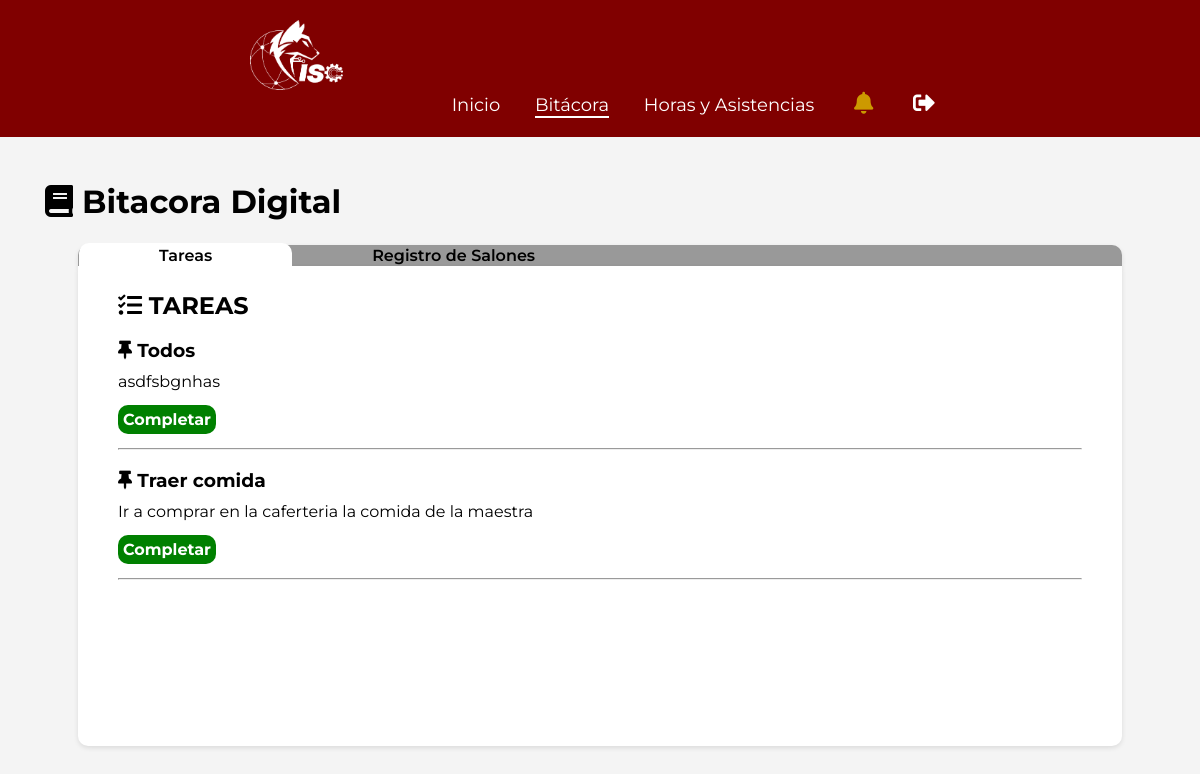
/bitacorat.php (signed in), run on the app's committed database.
### tables this page shows
CREATE TABLE `tareas` (
  `id_tarea` int(5) NOT NULL,
  `nombre_tarea` varchar(255) DEFAULT NULL,
  `descripcion` varchar(255) DEFAULT NULL,
  `estado` varchar(255) DEFAULT NULL,
  `usuario` int(5) DEFAULT NULL
);

### bitacorat.php (the view, shortened to what this page needs)
<?php require "seguridad2.php";
$id_user = $_SESSION['id_user'];
?>
<!DOCTYPE html>
<html lang="es">
<head>
    <link rel="stylesheet" type="text/css" href="admin_panel.css">
    <link rel="stylesheet" href="https://cdnjs.cloudflare.com/ajax/libs/font-awesome/5.15.4/css/all.min.css"/>
</head>
<body>
    <header class="admin-header">
        <div class="logo-nav">
            <img src="img/Fondo.png" alt="">
        </div>
        <nav class="admin-nav">
            <ul>
                <li><a href="admin_panel.php">Inicio</a></li>
                <li><a href="bitacorat.php" class="selected">Bitácora</a></li>
                <li><a href="horas_asistencias.php">Horas y Asistencias</a></li>
                <li><a href="" class="noti"><i class="fas fa-bell"></i></a></li>
                <li><a href="salir.php" class="salir"><i class="fas fa-sign-out-alt"></i></a></li>
            </ul>
        </nav>
    </header>
    <main class="admin-main">
        <section class="dashboard-overview">
            <h2 class="tt_paginas"><i class="fas fa-book"></i> Bitacora Digital</h2>
            <br>
            <div class="dashboard-widgets">
                <div class="widget-tt">
                    <a href="bitacorat.php" class="position">Tareas</a><a href="bitacorah.php">Registro de Salones</a>
                </div>
                <div class="widget">
                    <h1><i class="fas fa-tasks"></i> TAREAS</h1>
                    <?php require "admin/conexion.php";
                            $todos_datos = "SELECT * FROM tareas
                            INNER JOIN alumnos ON tareas.usuario = alumnos.id
                            WHERE usuario = $id_user OR usuario = 1";
                            $resultado = mysqli_query($conectar, $todos_datos);
                            if (mysqli_num_rows($resultado) > 0) {
                                while ($fila = mysqli_fetch_assoc($resultado)) {
                                    ?>
                                    <br>
                                    <h3><i class="fas fa-thumbtack"></i> <?php echo $fila['nombre_tarea']; ?></h3>
                                    <?php echo $fila['descripcion']; ?>
                                    <br><br>
                                    <a class="eliminar btn_ss" href="#" onClick="validar('eliminar_tarea.php?id=<?php echo $fila['id_tarea']; ?>')">Completar</a> <br><br>
                                    <hr>
                                    <?php
                                }
                            } else { ?>
                                <br>
                                <p>No hay tareas pendientes</p>
                            <?php
                            }
                            ?>
                </div>
            </div>
        </section>
    </main>
</body>
</html>

### admin_panel.css (style rules this page uses)
* { margin: 0; padding: 0; box-sizing: border-box; font-family: 'Montserrat', sans-serif; }
:root { --color1: #800000; --color2: #c90; --color3: #999999; }
body { background-color: #f4f4f4; }
.admin-header { background-color: var(--color1); color: #fff; padding: 20px; text-align: center; }
.admin-nav { width: 700px; display: inline-block; vertical-align: middle; text-align: right; font-size: 18px; }
.noti { margin: 5px; font-size: 22px; }
.salir { font-size: 22px; }
.admin-nav ul { list-style-type: none; padding: 0; }
.logo-nav { vertical-align: middle; text-align: left; height: 70px; width: 700px; display: inline-block; }
.logo-nav img { height: 100%; }
.admin-nav ul li { display: inline; margin: 0 15px; }
.admin-nav ul li a { color: #fff; text-decoration: none; }
.admin-main { padding: 20px; }
.dashboard-overview { margin-top: 20px; }
.widget { background-color: #fff; padding: 25px 40px; margin: auto; border-radius: 0 0 10px 10px; box-shadow: 0 2px 5px rgba(0, 0, 0, 0.1); max-width: 90%; overflow: auto; height: 60vh; }
.widget-tt { background-color: #999999; border-radius: 10px 10px 0 0; padding: 1px; margin: auto; box-shadow: 0 2px 5px rgba(0, 0, 0, 0.1); max-width: 90%; }
.widget-tt a { border-radius: 10px 10px 0 0; padding: 3px 80px; text-decoration: none; color: black; font-weight: 600; }
.position { background-color: #fff; }
.tt_paginas { padding: 5px 25px; font-size: 32px; }
.widget h3 { margin: 0 0 10px; }
.selected { border-bottom: #fff 2px solid; }
.noti i { color: #c90; }
.btn_ss { background-color: green; color: white; padding: 5px; text-decoration: none; border-radius: 10px; text-align: center; font-weight: bold; font-size: 16px; }

### data on the page
tareas: nombre_tarea "Todos", descripcion "asdfsbgnhas"
tareas: nombre_tarea "Traer comida", descripcion "Ir a comprar en la caferteria la comida de la maestra"
